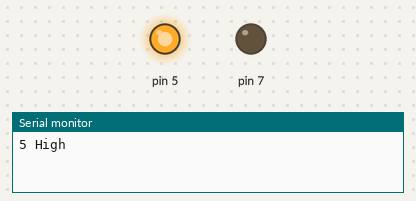
Recording of a sketch running on a simulated Arduino Uno, built with avr-gcc and run on an emulated ATmega328P. On the bench: output pins drawn as LEDs (lit = HIGH), the last lines printed to the serial monitor.

Above: at 1.5 s.
At 4.5 s:
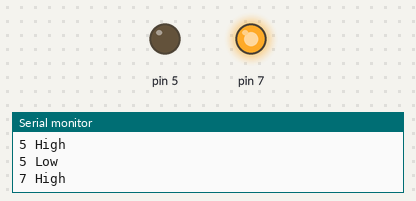
Timing chart, 0 to 7.8 s (numbered marks = the images above):
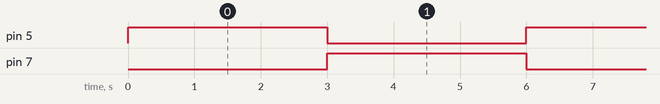

The sketch:

Arduino-MC.ino
```cpp
void setup() {
  // put your setup code here, to run once:
  Serial.begin(9600);
  pinMode(5, OUTPUT);
  pinMode(7, OUTPUT);
}

void loop() {
  // put your main code here, to run repeatedly:
  digitalWrite(5, HIGH);
  Serial.println("5 High");
  delay(3000);
  digitalWrite(5, LOW);
  Serial.println("5 Low");
  digitalWrite(7, HIGH);
  Serial.println("7 High");
  delay(3000);
  digitalWrite(7, LOW);
}
```

Measured:
- by itself, pin 5, pin 7: alternates HIGH for 3.0 s and LOW for 3.0 s
- by itself, everything shown: repeats every 6.0 s, in 3 steps
